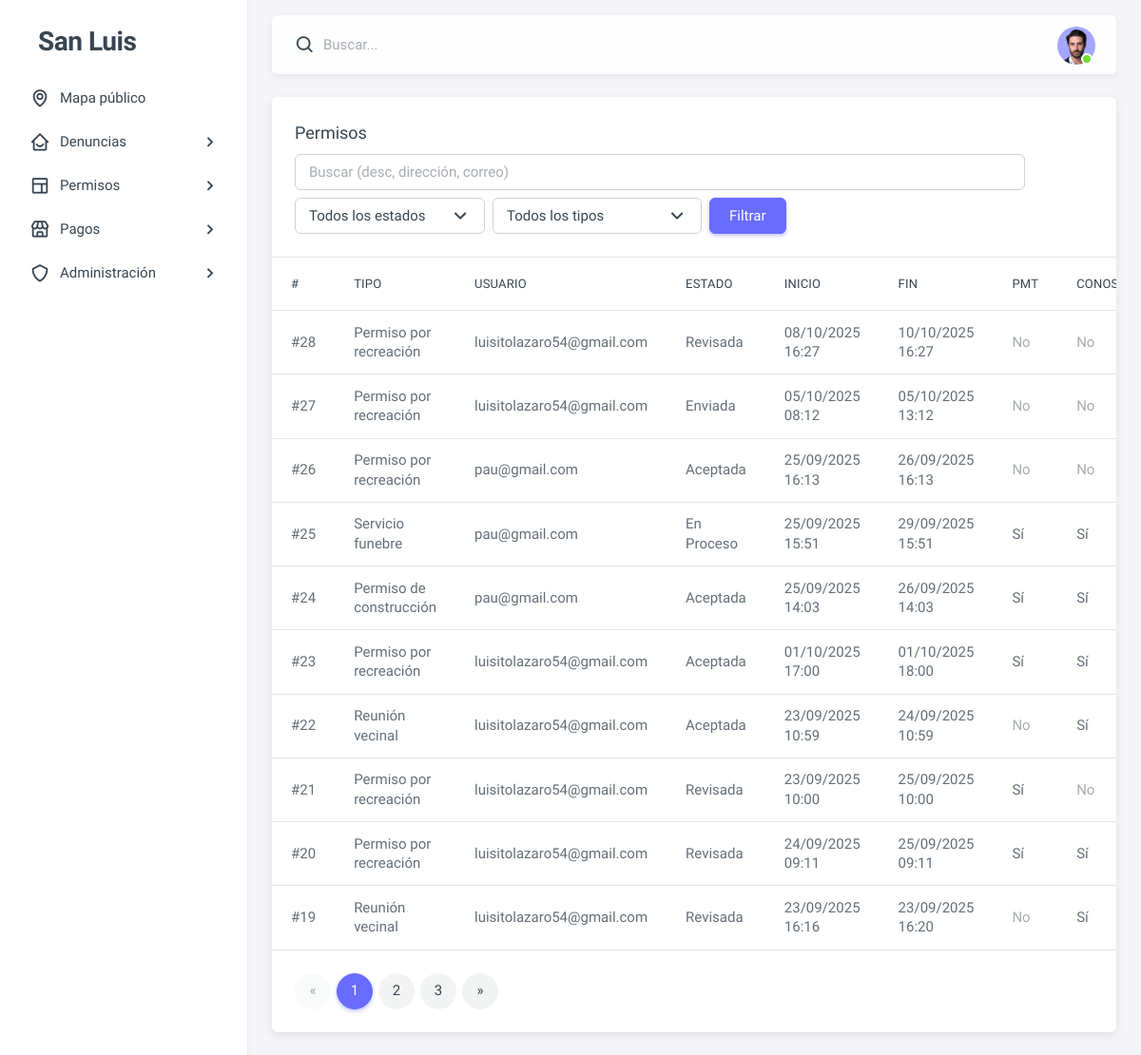
/admin-panel/permisos/ (signed in), run on the app's committed database.
### dashboard/models.py (models this page shows, shortened)
class Permiso(models.Model):
    ESTADOS = [
        ('enviada', 'Enviada'),
        ('revisada', 'Revisada'),
        ('aceptada', 'Aceptada'),
        ('en proceso', 'En proceso'),
        ('finalizada', 'Finalizada'),
    ]
    usuario = models.ForeignKey(settings.AUTH_USER_MODEL, on_delete=models.SET_NULL, null=True, blank=True)
    ubicacion = models.ForeignKey('Ubicacion', on_delete=models.SET_NULL, null=True, blank=True)
    tipo_permiso = models.ForeignKey('TipoPermiso', on_delete=models.PROTECT)
    descripcion = models.TextField(blank=True, default='')
    dpi_frente = models.FileField(upload_to='permisos/dpi/', null=True, blank=True)
    dpi_reverso = models.FileField(upload_to='permisos/dpi/', null=True, blank=True)
    evidencia_lugar = models.FileField(upload_to='permisos/evidencia_lugar/', null=True, blank=True)
    observaciones = models.TextField(blank=True, default='')
    requiere_pmt = models.BooleanField(default=False)
    requiere_conos = models.BooleanField(default=False)
    estado = models.CharField(max_length=20, choices=ESTADOS, default='enviada')
    visible_en_mapa = models.BooleanField(default=False)
    aceptacion_nota = models.TextField(blank=True, default='')
    permiso_adjunto = models.FileField(upload_to='permisos/adjuntos/', null=True, blank=True)
    aceptado_por = models.ForeignKey(
        settings.AUTH_USER_MODEL, on_delete=models.SET_NULL,
        null=True, blank=True, related_name='permisos_aceptados'
    )
    creado_en = models.DateTimeField(auto_now_add=True)
    comienza_en = models.DateTimeField()
    termina_en  = models.DateTimeField()
    finalizado_en = models.DateTimeField(null=True, blank=True)
    class Meta:
        indexes = [
            models.Index(fields=['estado']),
            models.Index(fields=['creado_en']),
        ]

class TipoPermiso(models.Model):
    nombre = models.CharField(max_length=100, unique=True)

class Usuario(AbstractBaseUser, PermissionsMixin):
    TIPO_USUARIO_CHOICES = [
        ('ciudadano', 'Ciudadano'),
        ('administrador', 'Administrador'),
    ]
    nombre = models.CharField(max_length=100)
    apellido = models.CharField(max_length=100)
    correo = models.EmailField(unique=True, max_length=150)
    telefono = models.CharField(max_length=20, blank=True, null=True)
    es_activo = models.BooleanField(default=False)
    token_activacion = models.UUIDField(default=uuid.uuid4, editable=False)
    token_creado_en = models.DateTimeField(default=timezone.now)  # Fecha para validar 24h
    tipo_usuario = models.CharField(max_length=20, choices=TIPO_USUARIO_CHOICES, default='ciudadano')
    creado_en = models.DateTimeField(auto_now_add=True)
    is_staff = models.BooleanField(default=False)
    USERNAME_FIELD = 'correo'
    REQUIRED_FIELDS = ['nombre', 'apellido', 'telefono']
    objects = UsuarioManager()

### dashboard/views/admin_panel.py (the view)
# urls.py: path('admin-panel/permisos/', admin_panel.permisos, name='admin_permisos'),
@login_required(login_url='login')
@user_passes_test(es_admin)
def permisos(request):
    qs = (Permiso.objects
          .select_related("tipo_permiso", "usuario", "ubicacion__barrio")
          .order_by("-creado_en"))
    estado = request.GET.get("estado") or ""
    tipo_id = request.GET.get("tipo") or ""
    q = (request.GET.get("q") or "").strip()
    if estado:
        qs = qs.filter(estado=estado)
    if tipo_id:
        qs = qs.filter(tipo_permiso_id=tipo_id)
    if q:
        qs = qs.filter(
            Q(descripcion__icontains=q) |
            Q(ubicacion__direccion__icontains=q) |
            Q(usuario__correo__icontains=q)
        )
    paginator = Paginator(qs, 10)
    page_obj = paginator.get_page(request.GET.get("page"))
    ctx = {
        "page_obj": page_obj,
        "ESTADOS": [e for e, _ in Permiso.ESTADOS],  # para el select
        "estado": estado,
        "tipo": tipo_id,
        "tipos": TipoPermiso.objects.all().order_by("nombre"),
        "q": q,
    }
    return render(request, "admin_panel/permisos_list.html", ctx)

### dashboard/views/admin_panel.py (called while the page is built)
def es_admin(user):
    return user.is_authenticated and (user.is_staff or getattr(user, 'tipo_usuario', '') == 'administrador')

### dashboard/templates/admin_panel/permisos_list.html (shortened to what this page needs)
{% extends "admin_panel/base_admin.html" %}
{% block content %}
<div class="card">
  <div class="card-header d-flex justify-content-between align-items-center flex-wrap gap-2">
    <h5 class="mb-0">Permisos</h5>
    <form method="get" class="d-flex gap-2 align-items-center flex-wrap">
      <input type="text" name="q" class="form-control" placeholder="Buscar (desc, dirección, correo)" value="{{ q }}" style="min-width:260px">
      <select name="estado" class="form-select" style="max-width:200px;">
        <option value="">Todos los estados</option>
      </select>
      <select name="tipo" class="form-select" style="max-width:220px;">
        <option value="">Todos los tipos</option>
      </select>
      <button class="btn btn-primary">Filtrar</button>
    </form>
  </div>
  <div class="table-responsive">
    <table class="table mb-0">
      <thead>
        <tr>
          <th>#</th>
          <th>Tipo</th>
          <th>Usuario</th>
          <th>Estado</th>
          <th>Inicio</th>
          <th>Fin</th>
          <th>PMT</th>
          <th>Conos</th>
        </tr>
      </thead>
      <tbody>
        {% for p in page_obj.object_list %}
        <tr>
          <td>#{{ p.id }}</td>
          <td>{{ p.tipo_permiso.nombre }}</td>
          <td>
            {% if p.usuario %}{{ p.usuario.correo }}{% else %}<span class="text-muted">—</span>{% endif %}
          </td>
          <td>{{ p.estado|title }}</td>
          <td>{{ p.comienza_en|date:"d/m/Y H:i" }}</td>
          <td>{{ p.termina_en|date:"d/m/Y H:i" }}</td>
          <td>{% if p.requiere_pmt %}Sí{% else %}<span class="text-muted">No</span>{% endif %}</td>
          <td>{% if p.requiere_conos %}Sí{% else %}<span class="text-muted">No</span>{% endif %}</td>
        </tr>
        {% empty %}
        <tr>
          <td colspan="10" class="text-center text-muted py-4">Sin registros</td>
        </tr>
        {% endfor %}
      </tbody>
    </table>
  </div>
  {% if page_obj.paginator.num_pages > 1 %}
  <div class="card-footer">
    <nav>
      <ul class="pagination mb-0">
        {% if page_obj.has_previous %}
          <li class="page-item">
            <a class="page-link" href="?page={{ page_obj.previous_page_number }}{% if q %}&q={{ q|urlencode }}{% endif %}{% if estado %}&estado={{ estado }}{% endif %}{% if tipo %}&tipo={{ tipo }}{% endif %}">&laquo;</a>
          </li>
        {% else %}
          <li class="page-item disabled"><span class="page-link">&laquo;</span></li>
        {% endif %}
        {% for num in page_obj.paginator.page_range %}
          {% if num == page_obj.number %}
            <li class="page-item active"><span class="page-link">{{ num }}</span></li>
          {% elif num >= page_obj.number|add:-2 and num <= page_obj.number|add:2 %}
            <li class="page-item"><a class="page-link" href="?page={{ num }}{% if q %}&q={{ q|urlencode }}{% endif %}{% if estado %}&estado={{ estado }}{% endif %}{% if tipo %}&tipo={{ tipo }}{% endif %}">{{ num }}</a></li>
          {% endif %}
        {% endfor %}
        {% if page_obj.has_next %}
          <li class="page-item">
            <a class="page-link" href="?page={{ page_obj.next_page_number }}{% if q %}&q={{ q|urlencode }}{% endif %}{% if estado %}&estado={{ estado }}{% endif %}{% if tipo %}&tipo={{ tipo }}{% endif %}">&raquo;</a>
          </li>
        {% else %}
          <li class="page-item disabled"><span class="page-link">&raquo;</span></li>
        {% endif %}
      </ul>
    </nav>
  </div>
  {% endif %}
</div>
{% endblock %}

### data on the page
Permiso: id "28", tipo_permiso.nombre "Permiso por recreación", usuario.correo "luisitolazaro54@gmail.com", estado "Revisada", comienza_en "08/10/2025 16:27", termina_en "10/10/2025 16:27", requiere_pmt "No", requiere_conos "No"
Permiso: id "27", tipo_permiso.nombre "Permiso por recreación", usuario.correo "luisitolazaro54@gmail.com", estado "Enviada", comienza_en "05/10/2025 08:12", termina_en "05/10/2025 13:12", requiere_pmt "No", requiere_conos "No"
Permiso: id "26", tipo_permiso.nombre "Permiso por recreación", usuario.correo "pau@gmail.com", estado "Aceptada", comienza_en "25/09/2025 16:13", termina_en "26/09/2025 16:13", requiere_pmt "No", requiere_conos "No"
Permiso: id "25", tipo_permiso.nombre "Servicio funebre", usuario.correo "pau@gmail.com", estado "En Proceso", comienza_en "25/09/2025 15:51", termina_en "29/09/2025 15:51", requiere_pmt "Sí", requiere_conos "Sí"
Permiso: id "24", tipo_permiso.nombre "Permiso de construcción", usuario.correo "pau@gmail.com", estado "Aceptada", comienza_en "25/09/2025 14:03", termina_en "26/09/2025 14:03", requiere_pmt "Sí", requiere_conos "Sí"
Permiso: id "23", tipo_permiso.nombre "Permiso por recreación", usuario.correo "luisitolazaro54@gmail.com", estado "Aceptada", comienza_en "01/10/2025 17:00", termina_en "01/10/2025 18:00", requiere_pmt "Sí", requiere_conos "Sí"
Permiso: id "22", tipo_permiso.nombre "Reunión vecinal", usuario.correo "luisitolazaro54@gmail.com", estado "Aceptada", comienza_en "23/09/2025 10:59", termina_en "24/09/2025 10:59", requiere_pmt "No", requiere_conos "Sí"
Permiso: id "21", tipo_permiso.nombre "Permiso por recreación", usuario.correo "luisitolazaro54@gmail.com", estado "Revisada", comienza_en "23/09/2025 10:00", termina_en "25/09/2025 10:00", requiere_pmt "Sí", requiere_conos "No"
Permiso: id "20", tipo_permiso.nombre "Permiso por recreación", usuario.correo "luisitolazaro54@gmail.com", estado "Revisada", comienza_en "24/09/2025 09:11", termina_en "25/09/2025 09:11", requiere_pmt "Sí", requiere_conos "Sí"
Permiso: id "19", tipo_permiso.nombre "Reunión vecinal", usuario.correo "luisitolazaro54@gmail.com", estado "Revisada", comienza_en "23/09/2025 16:16", termina_en "23/09/2025 16:20", requiere_pmt "No", requiere_conos "Sí"

### other printed values
{{ num }} "1"
{{ num }} "2" "3"
